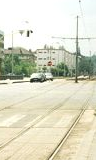
#> input picture HOG/Database images (Neg)/DB11.bmp, 96 x 160 px
$ python canny.py '../HOG/Database images (Neg)/DB11.bmp'
#> lines starting #> are read from the running program, lines starting #| are printed output that depends on the picture; after the words box and inside, x2 and y2 are one past the last pixel; in counts of white or black regions, pixels touching at a corner belong together

'''
The following program is the implementation of Canny's Edge Detector algorithm in Python, which involves four major steps, namely,
Gaussian smoothing, gradient operation, non-maxima suppression, and thresholding. The program accepts
a grayscale image of size N * M (rows * columns) as input.
The output of the program at each of the four steps is as follows:
1) an image result after Gaussian smoothing,
(2) a normalized magnitude image,
3) a normalized magnitude image after non-maxima suppression, and
(4) binary edge maps for thresholds chosen at the 25th, 50th, and 75th percentiles
(5) a histogram of the normalized magnitude image after non-maxima suppression.

Contributors:

Pragnavi RSD(pr2370)
Santosh Srinivas Ravichandran(sr6411)

'''

# Import necessary libraries
import numpy as np  # for numerical computations
from PIL import Image  # for image processing
import math  # for mathematical operations
import sys  # for system-level operations
import cv2  # for computer vision and image processing
import matplotlib.pyplot as plt #for plotting histograms and graphs
import os # using operating system dependent functionality like running system commands, extracting the file format extension from file path etc

# This function applies Gaussian smoothing on an input grayscale image using a pre-defined kernel.
# The function takes the image path as input and returns the smoothed image.

def gaussian_smoothing(img_path):

    # Load input image in grayscale
    img = cv2.imread(img_path, cv2.IMREAD_GRAYSCALE)

    # Get image height and width
    img_h, img_w = img.shape

    # Define Gaussian kernel
    gaussian_mask = np.array([
        [1, 1, 2, 2, 2, 1, 1],
        [1, 2, 2, 4, 2, 2, 1],
        [2, 2, 4, 8, 4, 2, 2],
        [2, 4, 8, 16, 8, 4, 2],
        [2, 2, 4, 8, 4, 2, 2],
        [1, 2, 2, 4, 2, 2, 1],
        [1, 1, 2, 2, 2, 1, 1]
    ])

    # Get size of Gaussian kernel
    mask_size = gaussian_mask.shape[0]

    # Set buffer size for boundary pixels
    buffer = mask_size // 2

    # Initialize a 2D array to hold the smoothed image
    smooth_image = np.empty((img_h,img_w), dtype=np.float32)


    # Apply Gaussian smoothing using the pre-defined kernel
    for i in range(0+buffer,img_h-buffer,1):
        for j in range(0+buffer,img_w-buffer,1):
            # Calculate the weighted sum of the pixels in the kernel
            smooth_image[i][j] = \
                gaussian_mask[0][0]*img[i-buffer][j-buffer] \
                + gaussian_mask[0][1]*img[i-buffer][j-buffer+1] \
                + gaussian_mask[0][2]*img[i-buffer][j-buffer+2] \
                + gaussian_mask[0][3]*img[i-buffer][j-buffer+3] \
                + gaussian_mask[0][4]*img[i-buffer][j-buffer+4] \
                + gaussian_mask[0][5]*img[i-buffer][j-buffer+5] \
                + gaussian_mask[0][6]*img[i-buffer][j-buffer+6] \
                + gaussian_mask[1][0]*img[i-buffer+1][j-buffer] \
                + gaussian_mask[1][1]*img[i-buffer+1][j-buffer+1] \
                + gaussian_mask[1][2]*img[i-buffer+1][j-buffer+2] \
                + gaussian_mask[1][3]*img[i-buffer+1][j-buffer+3] \
                + gaussian_mask[1][4]*img[i-buffer+1][j-buffer+4] \
                + gaussian_mask[1][5]*img[i-buffer+1][j-buffer+5] \
                + gaussian_mask[1][6]*img[i-buffer+1][j-buffer+6] \
                + gaussian_mask[2][0]*img[i-buffer+2][j-buffer] \
                + gaussian_mask[2][1]*img[i-buffer+2][j-buffer+1] \
                + gaussian_mask[2][2]*img[i-buffer+2][j-buffer+2] \
                + gaussian_mask[2][3]*img[i-buffer+2][j-buffer+3] \
                + gaussian_mask[2][4]*img[i-buffer+2][j-buffer+4] \
                + gaussian_mask[2][5]*img[i-buffer+2][j-buffer+5] \
                + gaussian_mask[2][6]*img[i-buffer+2][j-buffer+6] \
                + gaussian_mask[3][0]*img[i-buffer+3][j-buffer] \
                + gaussian_mask[3][1]*img[i-buffer+3][j-buffer+1] \
                + gaussian_mask[3][2]*img[i-buffer+3][j-buffer+2] \
                + gaussian_mask[3][3]*img[i-buffer+3][j-buffer+3] \
                + gaussian_mask[3][4]*img[i-buffer+3][j-buffer+4] \
                + gaussian_mask[3][5]*img[i-buffer+3][j-buffer+5] \
                + gaussian_mask[3][6]*img[i-buffer+3][j-buffer+6] \
                + gaussian_mask[4][0]*img[i-buffer+4][j-buffer] \
                + gaussian_mask[4][1]*img[i-buffer+4][j-buffer+1] \
                + gaussian_mask[4][2]*img[i-buffer+4][j-buffer+2] \
                + gaussian_mask[4][3]*img[i-buffer+4][j-buffer+3] \
                + gaussian_mask[4][4]*img[i-buffer+4][j-buffer+4] \
                + gaussian_mask[4][5]*img[i-buffer+4][j-buffer+5] \
                + gaussian_mask[4][6]*img[i-buffer+4][j-buffer+6] \
                + gaussian_mask[5][0]*img[i-buffer+5][j-buffer] \
                + gaussian_mask[5][1]*img[i-buffer+5][j-buffer+1] \
                + gaussian_mask[5][2]*img[i-buffer+5][j-buffer+2] \
                + gaussian_mask[5][3]*img[i-buffer+5][j-buffer+3] \
                + gaussian_mask[5][4]*img[i-buffer+5][j-buffer+4] \
                + gaussian_mask[5][5]*img[i-buffer+5][j-buffer+5] \
                + gaussian_mask[5][6]*img[i-buffer+5][j-buffer+6] \
                + gaussian_mask[6][0]*img[i-buffer+6][j-buffer] \
                + gaussian_mask[6][1]*img[i-buffer+6][j-buffer+1] \
                + gaussian_mask[6][2]*img[i-buffer+6][j-buffer+2] \
                + gaussian_mask[6][3]*img[i-buffer+6][j-buffer+3] \
                + gaussian_mask[6][4]*img[i-buffer+6][j-buffer+4] \
                + gaussian_mask[6][5]*img[i-buffer+6][j-buffer+5] \
                + gaussian_mask[6][6]*img[i-buffer+6][j-buffer+6] \

    # Normalize the smoothed image by dividing with the sum of Gaussian kernel elements
    smooth_image = smooth_image/np.sum(gaussian_mask)

    # Show the smoothed image
    im = Image.fromarray(smooth_image).convert('L')
    im.show()

    # Save the smoothed image in the format 'Gaussian_Smoothened_imagename.bmp'
    im.save('1_Gaussian_Smoothened_'+img_file)

    return smooth_image


# This function computes the Gradient operation on the input gaussian smoothed image using predefined masks from the Robinson compass mask for edge detection.
# The function takes the gaussian smoothed image array as input and returns the normalized edge magnitude array and the gradient angle array.

def gradient_operation(gaussian_smooth_image):

    img = gaussian_smooth_image
    img_h, img_w = img.shape

    #Defining the gradient masks - g0 for 0 degree, g1 for 45 degree, g2 for 90 degree & g3 for 135 degree.
    g0 = np.array([[-1,0,1],[-2,0,2],[-1,0,1]])
    g1 = np.array([[0,1,2],[-1,0,1],[-2,-1,0]])
    g2 = np.array([[1,2,1],[0,0,0],[-1,-2,-1]])
    g3 = np.array([[2,1,0],[1,0,-1],[0,-1,-2]])

    # Get size of Gradient masks
    mask_size = g0.shape[0]

    # Set buffer size for boundary pixels
    buffer = mask_size // 2

    # Initialize 2D array to hold each output image of gradient operation on the input image using each masks

    h0 = np.zeros((img_h,img_w), dtype=np.float32)
    h1 = np.zeros((img_h,img_w), dtype=np.float32)
    h2 = np.zeros((img_h,img_w), dtype=np.float32)
    h3 = np.zeros((img_h,img_w), dtype=np.float32)

    # Apply Gradient operation using the pre-defined gradient masks

    for i in range(0+buffer,img_h-buffer,1):
            for j in range(0+buffer,img_w-buffer,1):

                # Calculate the weighted sum of the pixels in g0 mask
                h0[i][j] = \
                    g0[0][0]*img[i-buffer][j-buffer] \
                    + g0[0][1]*img[i-buffer][j-buffer+1] \
                    + g0[0][2]*img[i-buffer][j-buffer+2] \
                    + g0[1][0]*img[i-buffer+1][j-buffer] \
                    + g0[1][1]*img[i-buffer+1][j-buffer+1] \
                    + g0[1][2]*img[i-buffer+1][j-buffer+2] \
                    + g0[2][0]*img[i-buffer+2][j-buffer] \
                    + g0[2][1]*img[i-buffer+2][j-buffer+1] \
                    + g0[2][2]*img[i-buffer+2][j-buffer+2] \

                # Calculate the weighted sum of the pixels in g1 mask
                h1[i][j] = \
                    g1[0][0]*img[i-buffer][j-buffer] \
                    + g1[0][1]*img[i-buffer][j-buffer+1] \
                    + g1[0][2]*img[i-buffer][j-buffer+2] \
                    + g1[1][0]*img[i-buffer+1][j-buffer] \
                    + g1[1][1]*img[i-buffer+1][j-buffer+1] \
                    + g1[1][2]*img[i-buffer+1][j-buffer+2] \
                    + g1[2][0]*img[i-buffer+2][j-buffer] \
                    + g1[2][1]*img[i-buffer+2][j-buffer+1] \
                    + g1[2][2]*img[i-buffer+2][j-buffer+2] \

                # Calculate the weighted sum of the pixels in g2 mask
                h2[i][j] = \
                    g2[0][0]*img[i-buffer][j-buffer] \
                    + g2[0][1]*img[i-buffer][j-buffer+1] \
                    + g2[0][2]*img[i-buffer][j-buffer+2] \
                    + g2[1][0]*img[i-buffer+1][j-buffer] \
                    + g2[1][1]*img[i-buffer+1][j-buffer+1] \
                    + g2[1][2]*img[i-buffer+1][j-buffer+2] \
                    + g2[2][0]*img[i-buffer+2][j-buffer] \
                    + g2[2][1]*img[i-buffer+2][j-buffer+1] \
                    + g2[2][2]*img[i-buffer+2][j-buffer+2] \

                # Calculate the weighted sum of the pixels in g3 mask
                h3[i][j] = \
                    g3[0][0]*img[i-buffer][j-buffer] \
                    + g3[0][1]*img[i-buffer][j-buffer+1] \
                    + g3[0][2]*img[i-buffer][j-buffer+2] \
                    + g3[1][0]*img[i-buffer+1][j-buffer] \
                    + g3[1][1]*img[i-buffer+1][j-buffer+1] \
                    + g3[1][2]*img[i-buffer+1][j-buffer+2] \
                    + g3[2][0]*img[i-buffer+2][j-buffer] \
                    + g3[2][1]*img[i-buffer+2][j-buffer+1] \
                    + g3[2][2]*img[i-buffer+2][j-buffer+2] \


    # Take the absolute value of each response after gradient operation
    h0 = abs(h0)
    h1 = abs(h1)
    h2 = abs(h2)
    h3 = abs(h3)

    # Find the maximum value among the four gradient directions at each location
    max_arr = np.maximum(np.maximum(np.maximum(h0, h1), h2), h3)

    # Find the indices where the maximum value occurs for each gradient direction (0,45,90 or 135 degree)
    h0_indices = np.where(h0 == max_arr)
    h1_indices = np.where(h1 == max_arr)
    h2_indices = np.where(h2 == max_arr)
    h3_indices = np.where(h3 == max_arr)

    # Create an array to store the gradient angle for each pixel
    gradient_angle = np.zeros((img_h,img_w), dtype=np.float32)

    # Merge the indices for each gradient direction into a list
    merged_h0 = [list(row) for row in zip(*h0_indices)]
    merged_h1 = [list(row) for row in zip(*h1_indices)]
    merged_h2 = [list(row) for row in zip(*h2_indices)]
    merged_h3 = [list(row) for row in zip(*h3_indices)]

    # Assign the gradient angle for each pixel based on the maximum gradient direction
    for ind in merged_h0:
        i,j = ind
        gradient_angle[i][j] = 0

    for ind in merged_h1:
        i,j = ind
        gradient_angle[i][j] = 45

    for ind in merged_h2:
        i,j = ind
        gradient_angle[i][j] = 90

    for ind in merged_h3:
        i,j = ind
        gradient_angle[i][j] = 135

    # Normalize the maximum gradient values by dividing by 4
    normalized_array = max_arr/4

    # Set the edge pixels to 0 where part of the mask goes outside of the image border or lies in the undefined region of the image after Gaussian filtering
    normalized_array[:4, :] = 0
    normalized_array[:, :4] = 0
    normalized_array[-4:, :] = 0
    normalized_array[:, -4:] = 0

    gradient_angle[:4, :] = 0
    gradient_angle[:, :4] = 0
    gradient_angle[-4:, :] = 0
    gradient_angle[:, -4:] = 0

    # Show the normalized gradient magnitude image
    im = Image.fromarray(normalized_array).convert('L')
    im.show()

    # Save the normalized gradient magnitude  image in the format '2_Gradient_Magnitude_imagename.bmp'
    im.save('2_Gradient_Magnitude_'+img_file)

    return normalized_array, gradient_angle

# This function performs non-maximum suppression on a gradient magnitude array, based on the gradient angle array.
# The resulting non-maximum suppression (NMS) array and the list of gradient magnitude values after nms excluding 0 are returned.

def non_maxima_suppression(gradient_magnitude_array, gradient_angle_array):

    img = gradient_magnitude_array
    img_h, img_w = img.shape

    # initialize sector matrix
    sector = np.zeros((img_h, img_w))

    # quantize angle into 4 sectors
    for i in range(0,img_h,1):
        for j in range(0,img_w,1):
            if 0 <= gradient_angle_array[i,j] < 22.5 :
                sector[i,j] = 0
            elif 22.5 <= gradient_angle_array[i,j] < 67.5 :
                sector[i,j] = 1
            elif 67.5 <= gradient_angle_array[i,j] < 112.5 :
                sector[i,j] = 2
            elif 112.5 <= gradient_angle_array[i,j] < 157.5 :
                sector[i,j] = 3
            elif 157.5 <= gradient_angle_array[i,j] < 202.5 :
                sector[i,j] = 0
            elif 202.5 <= gradient_angle_array[i,j] < 247.5 :
                sector[i,j] = 1
            elif 247.5 <= gradient_angle_array[i,j] < 292.5 :
                sector[i,j] = 2
            elif 292.5 <= gradient_angle_array[i,j] < 337.5 :
                sector[i,j] = 3
            elif 337.5 <= gradient_angle_array[i,j] <= 360:
                sector[i,j] = 0
            else:
                sector[i,j] = -1

    # define buffer
    buffer = 4+1

    # initialize nms and magnitude_arr (for percentile calculation later)
    nms = np.zeros((img_h, img_w))
    magnitude_arr = []

    # performing non maxima suppression by comparing gradient magnitudes according to quantized sectors
    for i in range(0+buffer,img_h-buffer,1):
        for j in range(0+buffer,img_w-buffer,1):
            if sector[i,j] == 2:
                # compare to upper and lower magnitudes
                if ( gradient_magnitude_array[i][j] > gradient_magnitude_array[i-1][j] ) \
                    and ( gradient_magnitude_array[i][j] > gradient_magnitude_array[i+1][j] ) :
                    nms[i,j] = gradient_magnitude_array[i][j]
                    magnitude_arr.append(gradient_magnitude_array[i][j])
                else :
                    nms[i,j] = 0
            elif sector[i,j] == 3:
                # compare to upper left and lower right mag
                if ( gradient_magnitude_array[i][j] > gradient_magnitude_array[i-1][j-1] ) \
                    and ( gradient_magnitude_array[i][j] > gradient_magnitude_array[i+1][j+1] ) :
                    nms[i,j] = gradient_magnitude_array[i][j]
                    magnitude_arr.append(gradient_magnitude_array[i][j])
                else :
                    nms[i,j] = 0
            elif sector[i,j] == 0:
                # compare to right and left mag
                if ( gradient_magnitude_array[i][j] > gradient_magnitude_array[i][j-1] ) \
                    and ( gradient_magnitude_array[i][j] > gradient_magnitude_array[i][j+1] ) :
                    nms[i,j] = gradient_magnitude_array[i][j]
                    magnitude_arr.append(gradient_magnitude_array[i][j])
                else :
                    nms[i,j] = 0
            elif sector[i,j] == 1 :
                # compare to upper right and lower left mag
                if ( gradient_magnitude_array[i][j] > gradient_magnitude_array[i-1][j+1] ) \
                    and ( gradient_magnitude_array[i][j] > gradient_magnitude_array[i+1][j-1] ) :
                    nms[i,j] = gradient_magnitude_array[i][j]
                    magnitude_arr.append(gradient_magnitude_array[i][j])
                else :
                    nms[i,j] = 0
            elif sector[i,j] == -1:
                # suppress to zero
                nms[i,j] = 0
    # show nms
    im = Image.fromarray(nms).convert("L")
    im.show()

    # save nms (4)
    im.save('3_NMS_'+img_file)

    return nms, magnitude_arr

#This function applies thresholding to the non-maximum suppression (NMS) array and generates three binary edge maps
#with edge pixels set on three different thresholds from 25th, 50th and 75th percentile of gradient magnitude array after nms excluding 0.

def thresholding(nms_array, magnitude_arr):

    img_h, img_w = nms_array.shape

    # calculate thresholds from percentiles
    T1 = np.percentile(magnitude_arr,25)
    T2 = np.percentile(magnitude_arr,50)
    T3 = np.percentile(magnitude_arr,75)

    # initialize final threshold images
    final_threshold_img_t1 = np.zeros((img_h, img_w))
    final_threshold_img_t2 = np.zeros((img_h, img_w))
    final_threshold_img_t3 = np.zeros((img_h, img_w))

    # apply threshold and generate binary edge map
    for i in range(0,img_h,1):
        for j in range(0,img_w,1):
            if nms_array[i][j] >=T1:
                final_threshold_img_t1[i][j] = 255
            if nms_array[i][j] >=T2:
                final_threshold_img_t2[i][j] = 255
            if nms_array[i][j] >=T3:
                final_threshold_img_t3[i][j] = 255

    # show final image T1
    im = Image.fromarray(final_threshold_img_t1).convert('1')
    im.show()

    # save final image T1 (5)
    im.save('4_Binary_Edge_Map_T1_'+img_file)

    # show final image T2
    im = Image.fromarray(final_threshold_img_t2).convert('1')
    im.show()

    # save final image T2 (5)
    im.save('5_Binary_Edge_Map_T2_'+img_file)

    # show final image T3
    im = Image.fromarray(final_threshold_img_t3).convert('1')
    im.show()

    # save final image T3 (5)
    im.save('6_Binary_Edge_Map_T3_'+img_file)

    return final_threshold_img_t1, final_threshold_img_t2, final_threshold_img_t3

#This function takes in nms array as input and generates a histogram of the gradient magnitudes after nms.

def nms_histogram(nms_array):

    max_pixels = 512*512

    gray_image = np.random.choice(nms_array.flatten(), size=max_pixels)

    # add axis labels and title
    plt.xlabel('Gradient Magnitudes after NMS')
    plt.ylabel('No. of Pixels')
    plt.title('Histogram of Gradient values after NMS')

    # create histogram plot with bins as 256
    plt.hist(nms_array.flatten(), bins=256, range=(0, 255), color='gray')

    #save histogram image (8)
    plt.savefig('7_nms_histogram_'+os.path.splitext(img_file)[0] + '.png')

    # display the plot
    plt.show()


# ensure proper arguments given
if (len(sys.argv)) < 2:
    print("Command failure. Usage: $ python3 canny.py [image_file_name].bmp")
    exit()

# show input image from parameter passed
img_file = sys.argv[1]

try:
    img = Image.open(img_file).convert('L')
    img.show()
except:
    print("Error loading image")
    sys.exit(1)

# convert list to numpy array
input_img = np.array(img)

# compute input dimentions
height, width = input_img.shape

# canny edge detection steps

# 1. Gaussian smoothing
smooth_image = gaussian_smoothing(img_file)
# 2. Gradient Operation
gradient_magnitude, gradient_angle  = gradient_operation(smooth_image)
#> after the loop in gradient_operation, `for i in range(0+buffer,img_h-buffer,1):`:
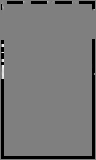
#> h0: shape (160, 96) float32; 7.27% of the values are NaN or infinite; the others: min -9.48e+36, max 9.45e+36, mean 1.63e+34; drawn with min black, max white, NaN and infinite black
#> in gradient_operation, `h0_indices = np.where(h0 == max_arr)`: h0_indices = 3336 positions, rows 0 to 159, columns 0 to 95
#> in gradient_operation, `h1_indices = np.where(h1 == max_arr)`: h1_indices = 3830 positions, rows 0 to 159, columns 0 to 95
#> in gradient_operation, `h2_indices = np.where(h2 == max_arr)`: h2_indices = 5506 positions, rows 0 to 159, columns 0 to 95
#> in gradient_operation, `h3_indices = np.where(h3 == max_arr)`: h3_indices = 5570 positions, rows 0 to 159, columns 0 to 95
#> in gradient_operation, `merged_h0 = [list(row) for row in zip(*h0_indices)]`: merged_h0 = 3336 pairs, first value 0 to 159, second value 0 to 95
#> in gradient_operation, `merged_h1 = [list(row) for row in zip(*h1_indices)]`: merged_h1 = 3830 pairs, first value 0 to 159, second value 0 to 95
#> in gradient_operation, `merged_h2 = [list(row) for row in zip(*h2_indices)]`: merged_h2 = 5506 pairs, first value 0 to 159, second value 0 to 95
#> in gradient_operation, `merged_h3 = [list(row) for row in zip(*h3_indices)]`: merged_h3 = 5570 pairs, first value 0 to 159, second value 0 to 95
#> the loop in gradient_operation, `for ind in merged_h0:` made 3336 passes
#> ind on passes 1 to 3: [0, 0], [0, 1], [0, 2]
#> the loop in gradient_operation, `for ind in merged_h1:` made 3830 passes
#> after the loop in gradient_operation, `for ind in merged_h1:`:
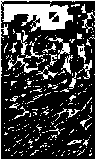
#> gradient_angle: shape (160, 96) float32; values 0 (black) and 45 (white), 24.9% white; 238 white regions (214 under 20 px), largest, box (x1, y1, x2, y2) and area: (0, 0, 96, 160) 1835, (8, 55, 38, 73) 132, (48, 37, 70, 59) 128
#> the loop in gradient_operation, `for ind in merged_h2:` made 5506 passes
#> after the loop in gradient_operation, `for ind in merged_h2:`:
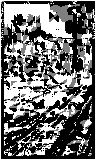
#> gradient_angle: shape (160, 96) float32; min 0, max 90, mean 39.6; drawn with min black and max white
#> the loop in gradient_operation, `for ind in merged_h3:` made 5570 passes
#> after the loop in gradient_operation, `for ind in merged_h3:`:
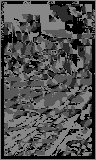
#> gradient_angle: shape (160, 96) float32; min 0, max 135, mean 80.7
# 3. NMS
nms, magnitude_arr = non_maxima_suppression(gradient_magnitude, gradient_angle)
#> after the loop in non_maxima_suppression, `for i in range(0,img_h,1):`:
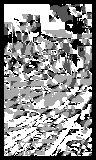
#> sector: shape (160, 96) float64; min 0, max 3, mean 1.66; drawn with min black and max white
#> after the loop in non_maxima_suppression, `for i in range(0+buffer,img_h-buffer,1):`:
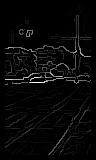
#> nms: shape (160, 96) float64; min 0, max 86.13, mean 2.6; drawn with min black and max white
#> after the loop in non_maxima_suppression, `for i in range(0+buffer,img_h-buffer,1):`: magnitude_arr = 2909 values, max 86.13 at index 1299, min 0.0893 at index 157, mean 13.58
# 4. Thresholding
final_threshold_img_t1, final_threshold_img_t2, final_threshold_img_t3 = thresholding(nms, magnitude_arr)
#> in thresholding, `T1 = np.percentile(magnitude_arr,25)`: T1 = 3.39
#> in thresholding, `T2 = np.percentile(magnitude_arr,50)`: T2 = 7.85
#> in thresholding, `T3 = np.percentile(magnitude_arr,75)`: T3 = 18.03
#5 . Histogram
nms_histogram(nms)
#> in nms_histogram, `plt.savefig('7_nms_histogram_'+os.path.splitext(img_file)[0] + '.png')`:
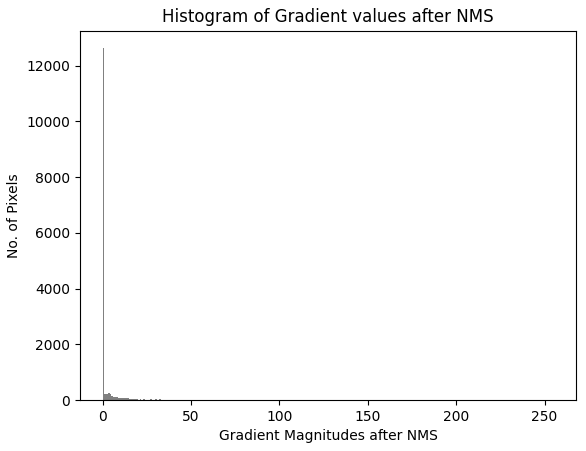
#> figure drawn by matplotlib, 1 panel; tallest bar 12623 high, from x = 0 to 0.996
